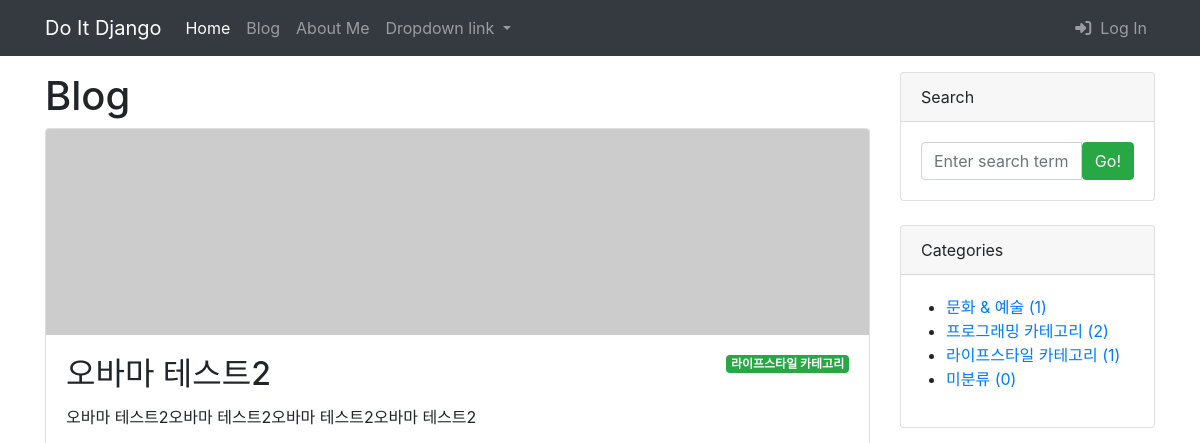
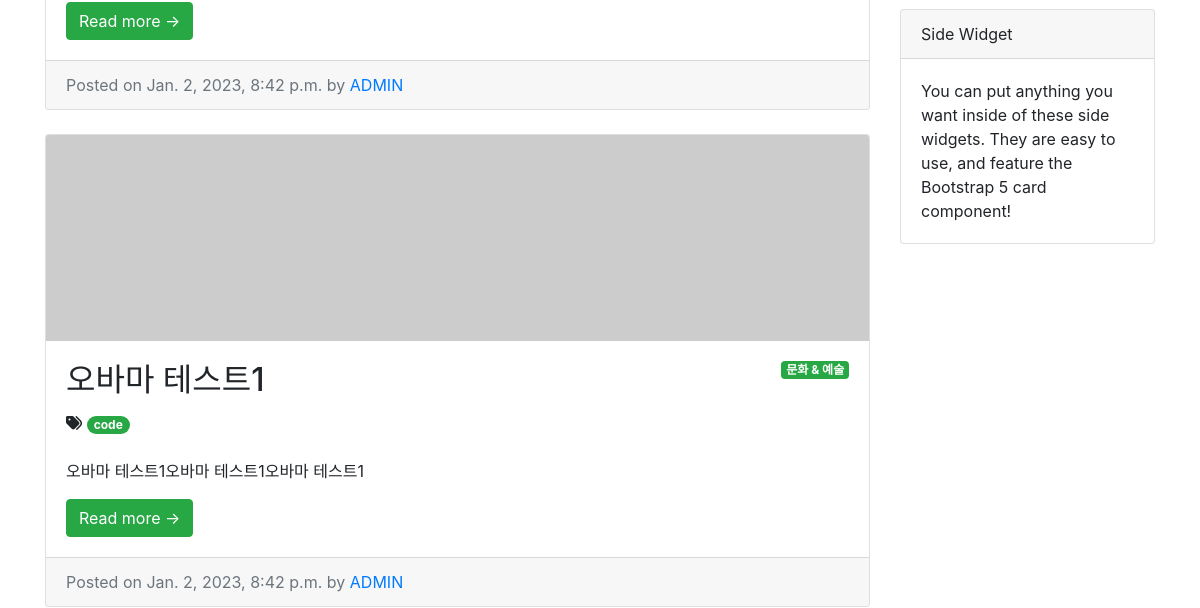
/blog/ (upper part), run on an earlier commit of the app's database (2 pictures, top to bottom).
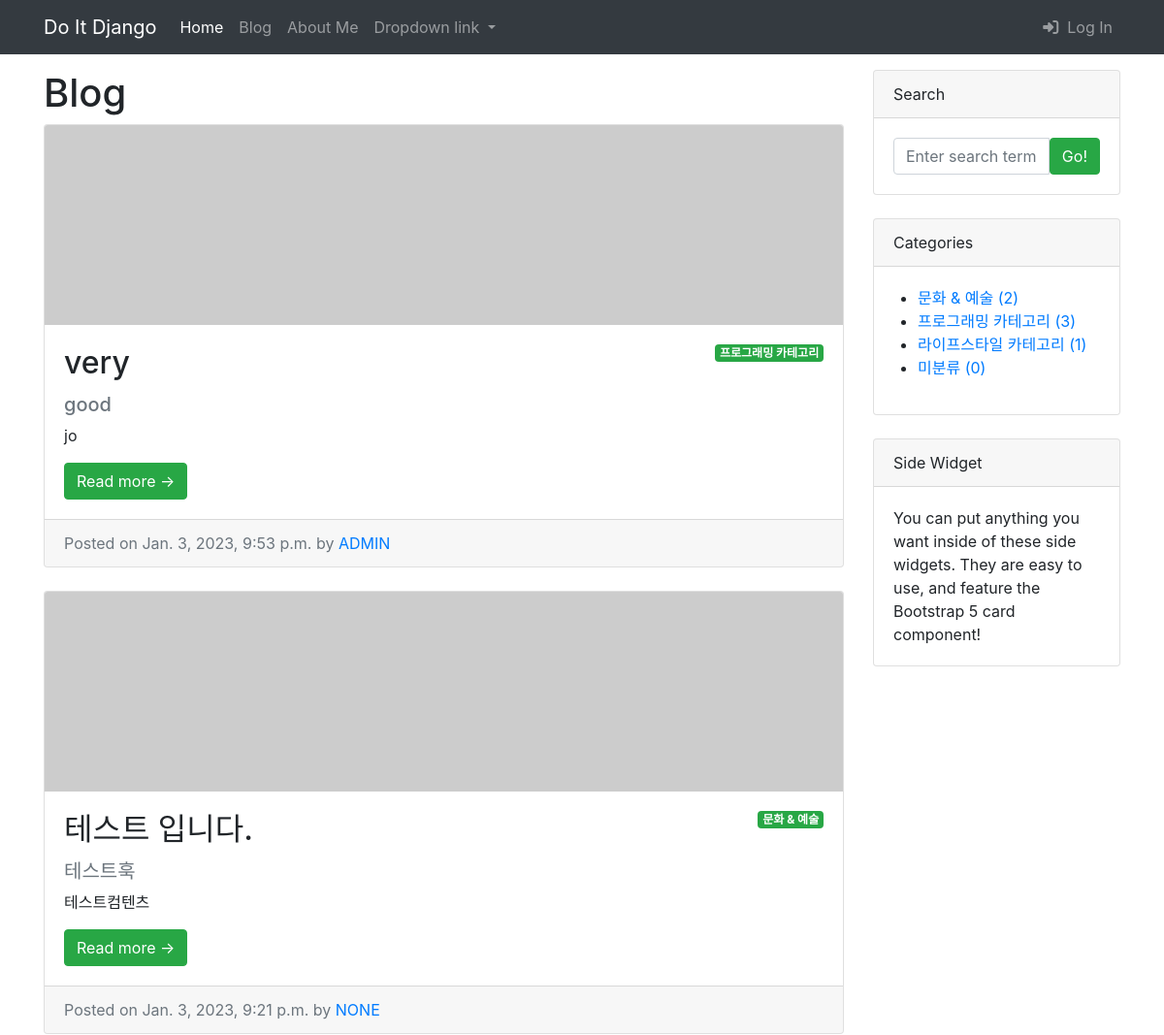
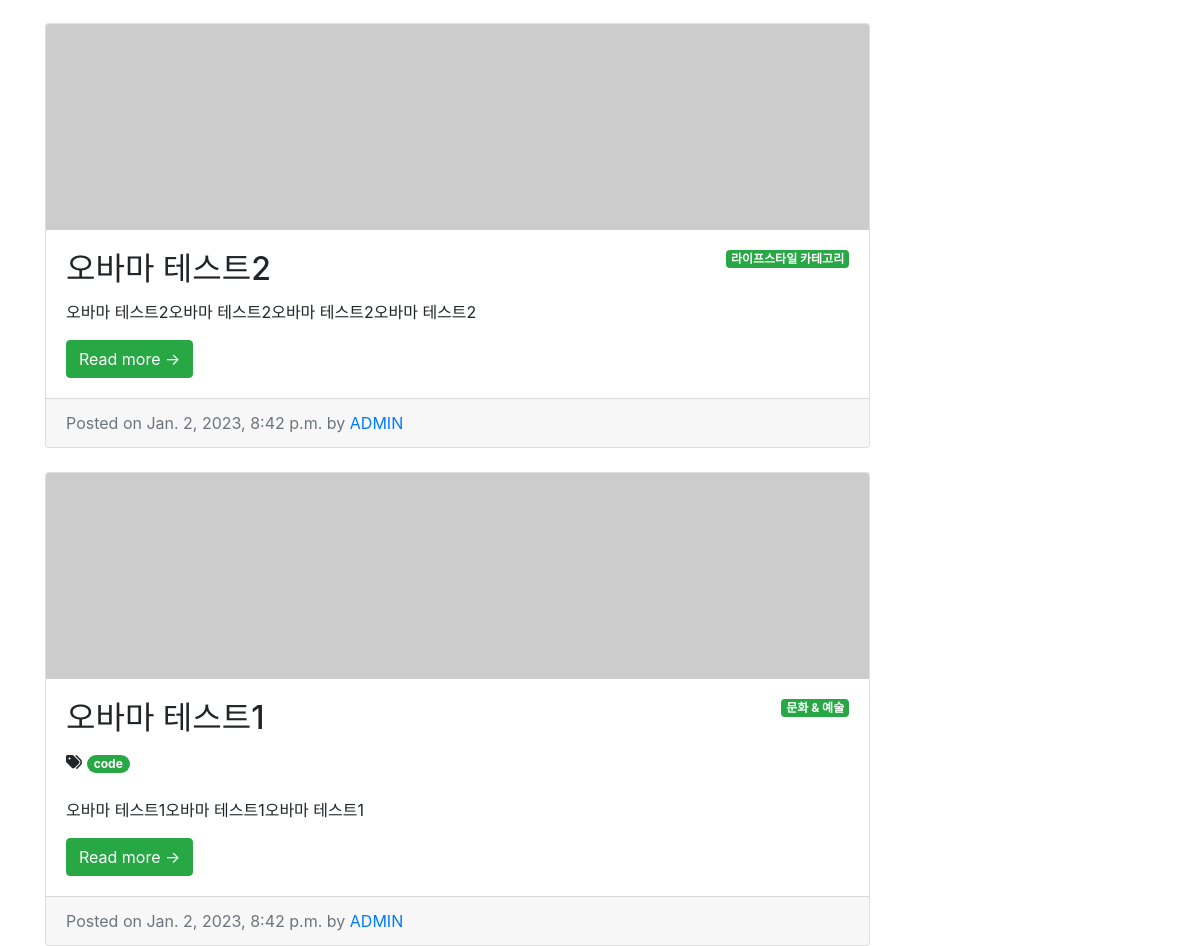
And on a later commit of the database (2 pictures, top to bottom).
### blog/models.py (models this page shows, shortened)
class Post(models.Model):
    title = models.CharField(max_length=30)
    hook_text = models.CharField(max_length=100, blank=True)
    content = models.TextField()
    head_image = models.ImageField(
        upload_to='blog/images/%Y/%m/%d/', blank=True)
    file_upload = models.FileField(
        upload_to='blog/files/%Y/%m/%d/', blank=True)
    created_at = models.DateTimeField(auto_now_add=True)
    updated_at = models.DateTimeField(auto_now=True)
    author = models.ForeignKey(User, on_delete=models.SET_NULL, null=True)
    category = models.ForeignKey(
        Category, on_delete=models.SET_NULL, null=True, blank=True)
    tags = models.ManyToManyField(Tag, blank=True)
    def __str__(self):
        return f'[{self.pk}]{self.title} :: {self.author}'
    def get_absolute_url(self):
        return f'/blog/{self.pk}'

class Category(models.Model):
    name = models.CharField(max_length=50, unique=True)
    slug = models.SlugField(max_length=200, unique=True, allow_unicode=True)
    def __str__(self):
        return self.name
    def get_absolute_url(self):
        return f'/blog/category/{self.slug}/'
    class Meta:
        verbose_name_plural = 'Categories'

class Tag(models.Model):
    name = models.CharField(max_length=50)
    slug = models.SlugField(max_length=200, unique=True, allow_unicode=True)
    def __str__(self):
        return self.name
    def get_absolute_url(self):
        return f'/blog/tag/{self.slug}/'

### blog/views.py (the view)
# urls.py: path('', views.PostList.as_view()),
class PostList(ListView):
    model = Post
    ordering = '-pk'
    def get_context_data(self, **kwargs):
        context = super(PostList, self).get_context_data()
        context['categories'] = Category.objects.all()
        context['no_category_post_count'] = Post.objects.filter(
            category=None).count()
        return context

### templates/blog/post_list.html (shortened to what this page needs)
{% extends 'blog/base.html' %}
{% block main_area %}
<h1>Blog
</h1>
{% if post_list.exists %}
{% for p in post_list %}
<div class="card mb-4" id="post-{{ p.pk }}">
    {% if p.head_image %}
    <img class="card-img-top" src="{{ p.head_image.url }}" alt="{{ p }} head image"/>
    {% else %}
    <img class="card-img-top" src="https://picsum.photos/seed/{{ p.id }}/800/200" alt="random_image">
    {% endif %}
    <div class="card-body">
        {% if p.category %}
        <span class="badge badge-success float-right">{{ p.category }}</span>
        {% else %}
        <span class="badge badge-success float-right">미분류</span>
        {% endif %}
        <h2 class="card-title">{{ p.title }}</h2>
        {% if p.hook_text %}
        <h5 class="text-muted">{{ p.hook_text }}</h5>
        {% endif %}
        {% if p.tags.exists %}
            <i class="fa-solid fa-tags"></i>
            {% for tag in p.tags.iterator %}
            <a href="{{ tag.get_absolute_url }}">
                <span class="badge badge-pill badge-success">{{ tag }}</span></a>
            {% endfor %}
            <br>
            <br>
        {% endif %}
        <p class="card-text">{{ p.content|truncatewords:45 }}</p>
        <a class="btn btn-success" href="{{ p.get_absolute_url }}">Read more →</a>
    </div>
    <div class="card-footer text-muted">
        Posted on {{ p.created_at }} by
        <a href="#">{{ p.author|upper }}</a>
    </div>
</div>
{% endfor %}
{% else %}
<h3>아직 게시물이 없습니다.</h3>
{% endif %}
{% endblock  %}

### templates/blog/base.html (shortened to what this page needs)
<!DOCTYPE html>
{% load static %}
<html lang="ko">
<head>
    <link href="{% static 'blog/bootstrap/bootstrap.min.css' %}" media="screen" rel="stylesheet" type="text/css">
</head>
<body>
    {% include 'blog/navbar.html' %}
    <div class="container my-3">
        <div class="row">
            <div class="col-md-8 col-lg-9" id="main-area">
                {% block main_area %}
                {% endblock  %}
            </div>
            <div class="col-md-4 col-lg-3">
                <div class="card mb-4">
                    <div class="card-header">Search</div>
                    <div class="card-body">
                        <div class="input-group">
                            <input class="form-control" type="text" placeholder="Enter search term..."
                                aria-label="Enter search term..." aria-describedby="button-search" />
                            <button class="btn btn-success" id="button-search" type="button">Go!</button>
                        </div>
                    </div>
                </div>
                <div class="card mb-4" id="categories-card">
                    <div class="card-header">Categories</div>
                    <div class="card-body">
                        <div class="row">
                            <ul>
                                {% for category in categories %}
                                <li>
                                    <a href="{{ category.get_absolute_url }}">
                                        {{ category }} ({{ category.post_set.count }})</a>
                                </li>
                                {% endfor %}
                                <li>
                                    <a href="/blog/category/no_category/">
                                        미분류 ({{ no_category_post_count }})</a>
                                </li>
                            </ul>
                        </div>
                    </div>
                </div>
                <div class="card mb-4">
                    <div class="card-header">Side Widget</div>
                    <div class="card-body">You can put anything you want inside of these side widgets. They are easy to use, and feature the Bootstrap 5 card component!</div>
                </div>
            </div>
        </div>
    </div>
</body>
</html>

### templates/blog/navbar.html (shortened to what this page needs)
<nav class="navbar navbar-expand-lg navbar-dark bg-dark">
    <div class="container">
        <a class="navbar-brand" href="/">Do It Django</a>
        <div class="collapse navbar-collapse" id="navbarNavDropdown">
            <ul class="navbar-nav mr-auto">
                <li class="nav-item active">
                    <a class="nav-link" href="/">Home</a>
                </li>
                <li class="nav-item">
                    <a class="nav-link" href="/blog/">Blog</a>
                </li>
                <li class="nav-item">
                    <a class="nav-link" href="/about_me/">About Me</a>
                </li>
                <li class="nav-item dropdown">
                    <a class="nav-link dropdown-toggle" href="#" id="navbarDropdownMenuLink" role="button"
                        data-toggle="dropdown" aria-haspopup="true" aria-expanded="false">
                        Dropdown link
                    </a>
                </li>
            </ul>
            <ul class="navbar-nav">
                <li class="nav-item">
                    <a class="nav-link" href="#" data-toggle="modal" data-target="#loginModal">
                        <i class="fa-solid fa-right-to-bracket"></i>&nbsp Log In</a>
                </li>
            </ul>
        </div>
    </div>
</nav>

What changed in the data, as far as the page shows it:
added Post: category "프로그래밍 카테고리", title "very", hook_text "good", content "jo", created_at "Jan. 3, 2023, 9:53 p.m.", author "ADMIN"
added Post: category "문화 & 예술", title "테스트 입니다.", hook_text "테스트훅", content "테스트컴텐츠", created_at "Jan. 3, 2023, 9:21 p.m.", author "NONE"
computed for Category "문화 & 예술": post_set.count "1" → "2"
computed for Category "프로그래밍 카테고리": post_set.count "2" → "3"
